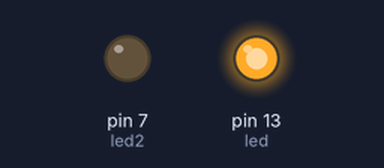
Bench run of a sketch on a simulated Arduino Uno, built with avr-gcc and run on an emulated ATmega328P. On the bench: output pins drawn as LEDs (lit = HIGH).

Above: at 0.5 s.
At 2.0 s:
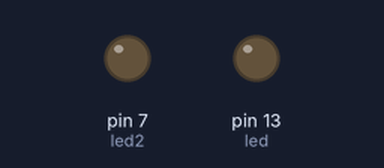
At 3.5 s:
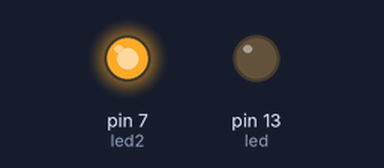
At 4.5 s:
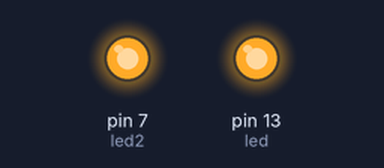
Timing chart, 0 to 5.2 s (numbered marks = the images above):
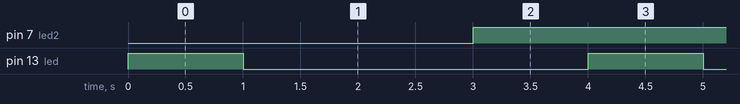

Measured:
- by itself, pin 7 (led2): alternates HIGH for 3.0 s and LOW for 1.0 s
- by itself, pin 13 (led): alternates HIGH for 1.0 s and LOW for 3.0 s
- by itself, everything shown: repeats every 32.0 s, in 32 steps

The sketch:

sketch_blinking.ino
```cpp
//Blink test
//pin 13 has an LED connected on mosy boards
int led = 13;

int led2 = 7;

void setup() {
  // put your setup code here, to run once:
  //initalise the digital pin as an output
pinMode(led, OUTPUT);
pinMode(led2, OUTPUT);

}

void loop() {
  // put your main code here, to run repeatedly:
digitalWrite(led, HIGH);  // turn the LED on HIGH voltage
delay(1000);
digitalWrite(led, LOW);
delay(1000);              // wait a sec
digitalWrite(led2, LOW);   // turn it to LOW
delay(1000);
digitalWrite(led2, HIGH);
delay(1000);
// wait a second


}
```
